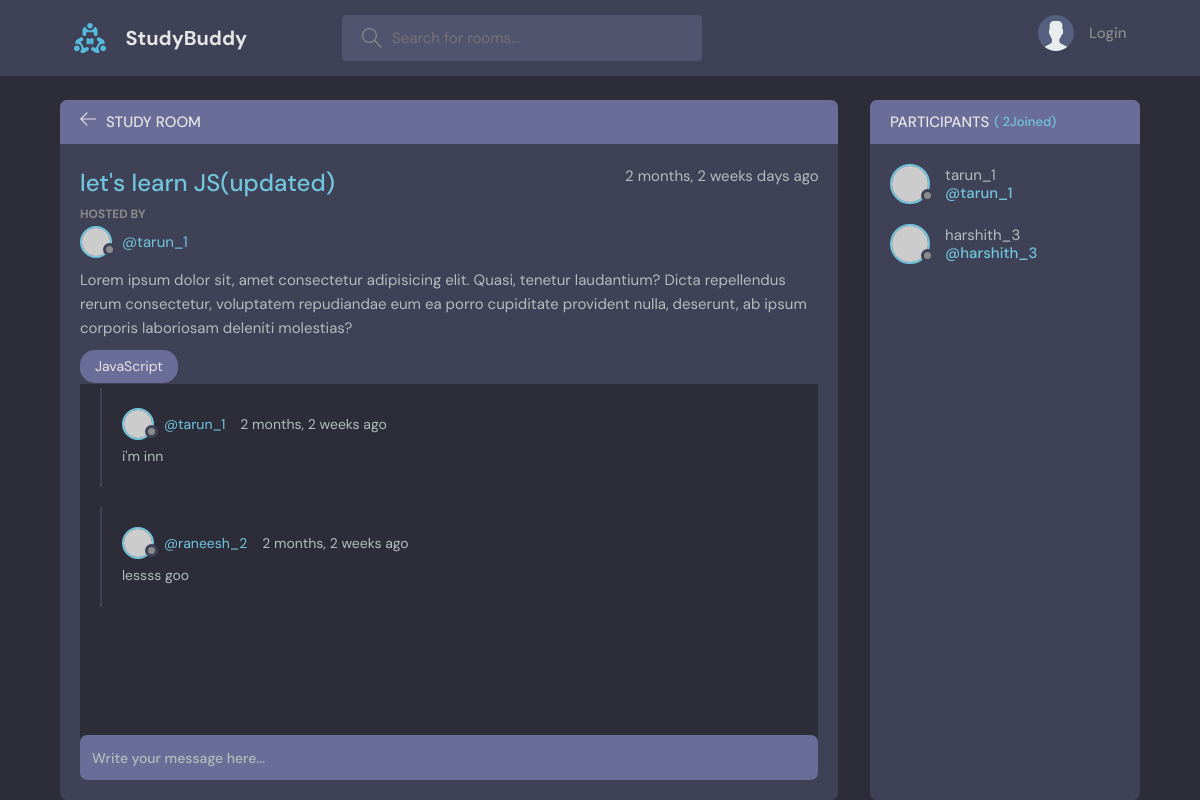
The page /room/1/ on the database its author committed.
### base/models.py (models this page shows, shortened)
class Room(models.Model):
    topic=models.ForeignKey(topic,on_delete=models.SET_NULL,null=True,blank=True)
    host=models.ForeignKey(User,on_delete=models.SET_NULL,null=True)
    name=models.CharField(max_length=30)
    description=models.TextField(max_length=100,blank=True,null=True)
    participants=models.ManyToManyField(User,related_name='participants',blank=True,null=True)
    created=models.DateTimeField(auto_now=True)
    updated=models.DateTimeField(auto_now_add=True)
    class Meta:
        ordering=['-created','updated']

class Message(models.Model):
    user=models.ForeignKey(User,on_delete=models.CASCADE)
    room=models.ForeignKey(Room,on_delete=models.SET_NULL,null=True)
    body=models.TextField(max_length=100,blank=True,null=True)
    created=models.DateTimeField(auto_now=True)
    updated=models.DateTimeField(auto_now_add=True)
    class Meta:
        ordering=['-created']

### base/views.py (the view)
# urls.py: path('room/<str:pk>/',views.room,name="room"),
def room(request,pk):
    room=Room.objects.get(id=pk)
    room_messages=room.message_set.all()
    participants=room.participants.all()
    if request.method=='POST':
        message=Message.objects.create(user=request.user,
        body=request.POST.get('q'),
        room=room)
        room.participants.add(request.user)
        return redirect('room',pk=room.id)
    context={'room':room,'room_messages':room_messages,'participants':participants}
    return render(request,'base/room.html',context)

### base/templates/base/room.html (shortened to what this page needs)
{% include 'main.html' %}
{%block content %}
<main class="profile-page layout layout--2">
      <div class="container">
        <div class="room">
          <div class="room__top">
            <div class="room__topLeft">
              <a href="{% url 'home' %}">
                <svg version="1.1" xmlns="http://www.w3.org/2000/svg" width="32" height="32" viewBox="0 0 32 32">
                  <title>arrow-left</title>
                  <path
                    d="M13.723 2.286l-13.723 13.714 13.719 13.714 1.616-1.611-10.96-10.96h27.625v-2.286h-27.625l10.965-10.965-1.616-1.607z"
                  ></path>
                </svg>
              </a>
              <h3>Study Room</h3>
            </div>
          </div>
          <div class="room__box scroll">
            <div class="room__header scroll">
              <div class="room__info">
                <h3>{{room.name}}</h3>
                <span>{{room.created|timesince}} days ago</span>
              </div>
              <div class="room__hosted">
                <p>Hosted By</p>
                <a href="{% url 'user-profile' room.host.id %}" class="room__author">
                  <div class="avatar avatar--small">
                    <img src="https://randomuser.me/api/portraits/men/37.jpg" />
                  </div>
                  <span>@{{room.host.username}}</span>
                </a>
              </div>
              <div class="room__details">
                Lorem ipsum dolor sit, amet consectetur adipisicing elit. Quasi, tenetur laudantium? Dicta repellendus
                rerum consectetur, voluptatem repudiandae eum ea porro cupiditate provident nulla, deserunt, ab ipsum
                corporis laboriosam deleniti molestias?
              </div>
              <span class="room__topics">JavaScript</span>
            </div>
            <div class="room__conversation">
              <div class="threads scroll">
                {% for message in room_messages %}
                <div class="thread">
                  <div class="thread__top">
                    <div class="thread__author">
                      <a href="{% url 'user-profile' message.user.id %}" class="thread__authorInfo">
                        <div class="avatar avatar--small">
                          <img src="https://randomuser.me/api/portraits/men/37.jpg" />
                        </div>
                        <span>@{{message.user.username}}</span>
                      </a>
                      <span class="thread__date">{{message.created|timesince}}  ago</span>
                    </div>
                  </div>
                  <div class="thread__details">
                    {{message.body}}
                  </div>
                </div>
               {% endfor %}
              </div>
            </div>
          </div>
          <div class="room__message">
            <form action="" method="POST" >
              <input name="q" placeholder="Write your message here..." /></form>
          </div>
        </div>
        <div class="participants">
          <h3 class="participants__top">Participants <span>( {{participants.count}}Joined)</span></h3>
          <div class="participants__list scroll">
            {% for user in participants %}
            <a href="profile.html" class="participant">
              <div class="avatar avatar--medium">
                <img src="https://randomuser.me/api/portraits/men/37.jpg" />
              </div>
              <p>
                {{user.username}}
                <span>@{{user.username}}</span>
              </p>
            </a>
            {% endfor %}
          </div>
        </div>
      </div>
    </main>
{% endblock content %}

### rows shown on the page
Room: name "let's learn JS(updated)", created "2 months, 2 weeks", host.username "tarun_1"
Message: user.username "tarun_1", created "2 months, 2 weeks", body "i'm inn"
Message: user.username "raneesh_2", created "2 months, 2 weeks", body "lessss goo"

### other values the page prints
{{ participants.count }} "2"
{{ user.username }} "tarun_1"
{{ user.username }} "harshith_3"
